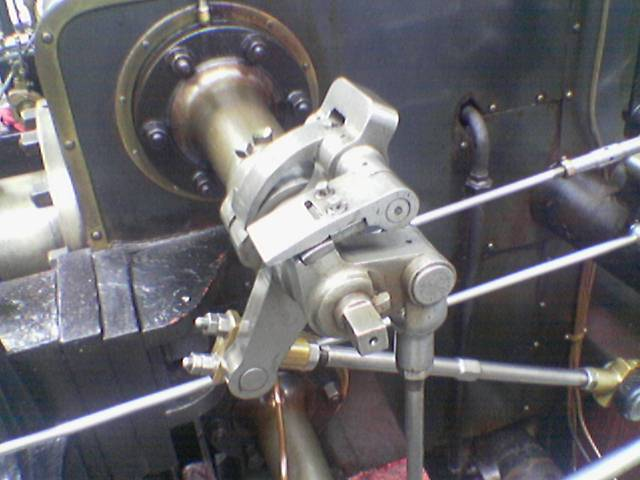
#> input picture Valve_original_wiki.png, 640 x 480 px
$ python sobelFilter.py   (older library calls are emulated)
#> lines starting #> are read from the running program, lines starting #| are printed output that depends on the picture
import cv2
import matplotlib.pyplot as plt
import numpy as np
from timeit import default_timer as timer

def sobel_filter_start():
    # read image
    image = cv2.imread("Valve_original_wiki.png", 0)
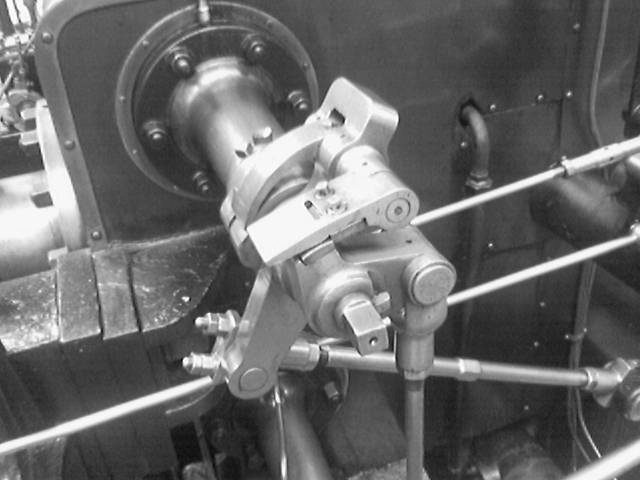
#> image: shape (480, 640); min 6, max 255, mean 105.2
    if image is None:
        print("No image available")
        return "No image available"

    #cv2 sobel filters
    start = timer()
    cv2_vertical, cv2_horizontal = cv2_sobel_filters(image)
    end = timer()
    print("cv2 Sobel Total Time: ", end - start)
    show_image(cv2_vertical, "cv2 vertical sobel")
    show_image(cv2_horizontal, "cv2 horizontal sobel")

    image = cv2.imread("Valve_original_wiki.png", 0)
    #manual sobel filters
    start = timer()
    vertical, horizontal = manual_sobel_filter(image)
    end = timer()
    print("Manual Sobel Total Time: ", end - start)
    show_image(vertical, "Manual Sobel Vertical")
    show_image(horizontal, "Manual Sobel Horizontal")

def manual_sobel_filter(image):
    #define vertical sobel filter matrix
    vertical_sobel_filter = np.array([[-1, 0, 1], [-2, 0, 2], [-1, 0, 1]])
    #define horizontal sobel filter matrix
    horizontal_sobel_filter = np.array([[1, 2, 1], [0, 0, 0], [-1, -2, -1]])

    #apply gaussian smoothing on the
    blurred_image = gaussianBlur(image)
    #apply vertical sobel mask
    sobelled_image_vertical = convolve(blurred_image, vertical_sobel_filter)
    #apply horizontal sobel mask
    sobelled_image_horizontal = convolve(blurred_image, horizontal_sobel_filter)

    return sobelled_image_vertical, sobelled_image_horizontal

def cv2_sobel_filters(image):
    sobel_vertical = cv2.Sobel(image, cv2.CV_64F, 1, 0, ksize=3)
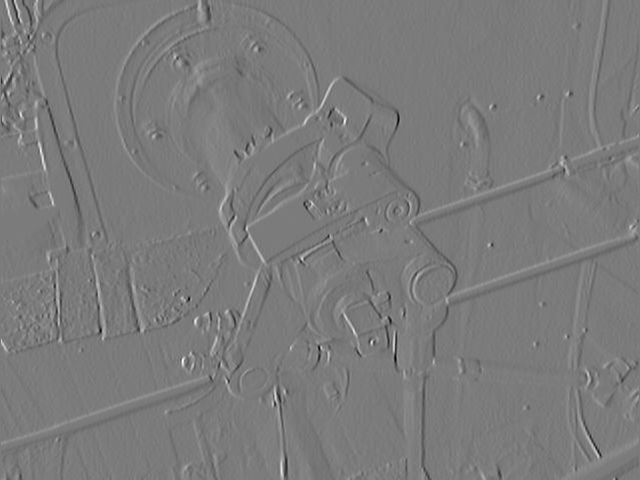
#> sobel_vertical: shape (480, 640) float64; min -818, max 870, mean -0.5; drawn with min black and max white
    sobel_horizontal = cv2.Sobel(image, cv2.CV_64F, 0, 1, ksize=3)
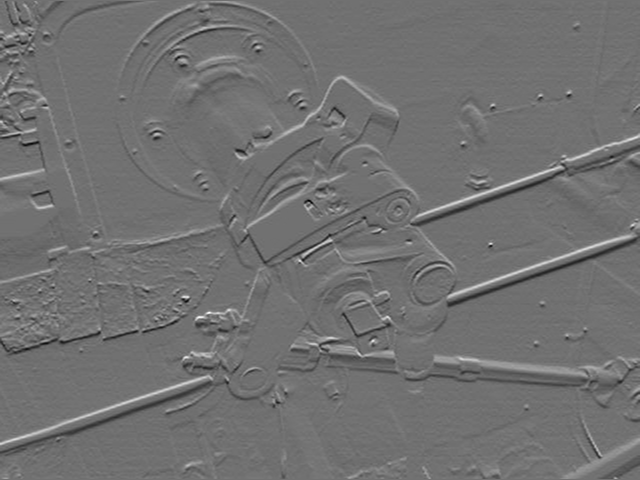
#> sobel_horizontal: shape (480, 640) float64; min -522, max 653, mean -0.1; drawn with min black and max white

    return sobel_vertical, sobel_horizontal

def gaussianBlur(image):
    #create a gaussian kernel
    kernel = get_gaussian_kernel(3)
    #apply gaussian kernel by convolution
    result = convolve(image, kernel)

    return result

def get_gaussian_kernel(size, sigma=1):
    #create a normal distrubution gaussian using the formula
    x = np.linspace(-(size - 1) / 2., (size - 1) / 2., size)
    gaussian = np.exp(-0.5 * np.square(x) / np.square(sigma))
    kernel = np.outer(gaussian, gaussian)
    result = kernel / np.sum(kernel)

    return result

def show_image(image, title):
    plt.imshow(image, cmap="gray", aspect='auto')
    plt.title(title)
    plt.show()

#convolution method to apply masks on images
def convolve(image, kernel):
    k_rows, k_cols = kernel.shape
    rows, cols = image.shape
#> rows = 480; cols = 640
    result = np.zeros(image.shape)

    vertical = (k_rows - 1)
    horizontal= (k_cols - 1)
    padding_vert = int(vertical / 2)
    padding_hort = int(horizontal / 2)

    padded_shape_vert = rows + (2 * padding_vert)
#> padded_shape_vert = 482
    padded_shape_hort = cols + (2 * padding_hort)
#> padded_shape_hort = 642
    padded = np.zeros((padded_shape_vert, padded_shape_hort))

    padded[padding_vert:padded.shape[0] - padding_vert, padding_hort:padded.shape[1] - padding_hort] = image
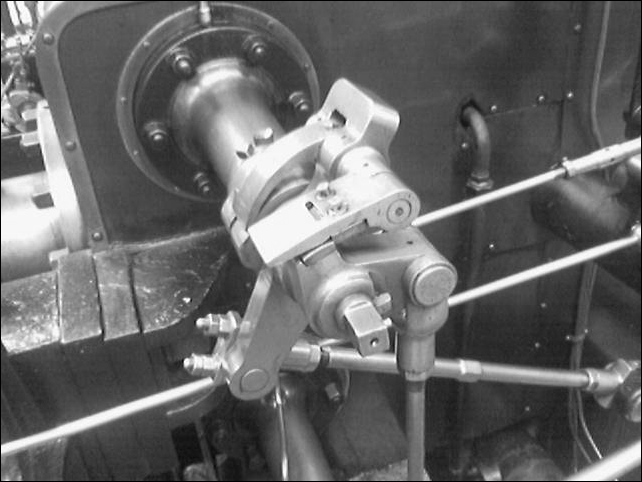
#> padded: shape (482, 642) float64; min 0, max 255, mean 104.5

    for row in range(rows):
        for col in range(cols):
            result[row, col] = np.sum(kernel * padded[row:row + k_rows, col:col + k_cols])

    return result

if __name__ == '__main__':
    sobel_filter_start()
#> after the loop in convolve (call 3), `for row in range(rows):`:
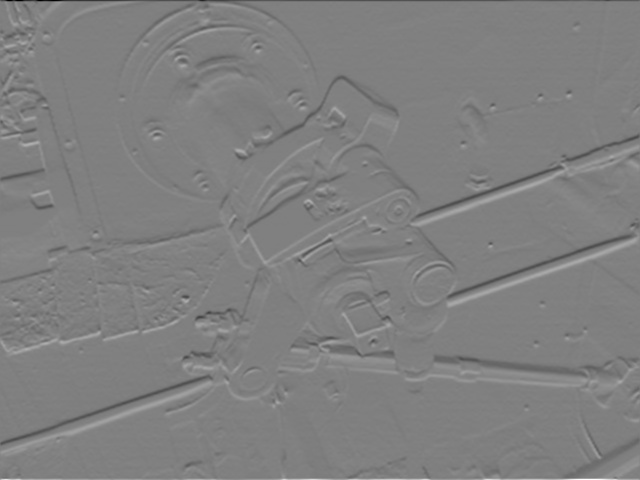
#> result: shape (480, 640) float64; min -998.2, max 988.2, mean 0; drawn with min black and max white

$ run again, with compressed_quant_5_block_8x8.jpeg saved as Valve_original_wiki.png
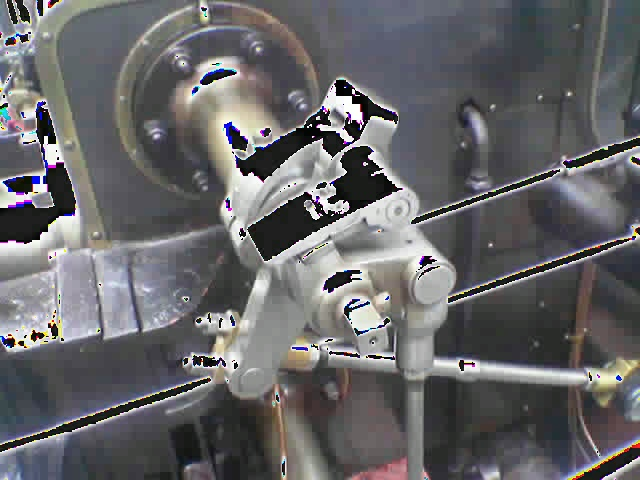
#> input picture compressed_quant_5_block_8x8.jpeg, 640 x 480 px
#> in cv2_sobel_filters, `sobel_horizontal = cv2.Sobel(image, cv2.CV_64F, 0, 1, ksize=3)`:
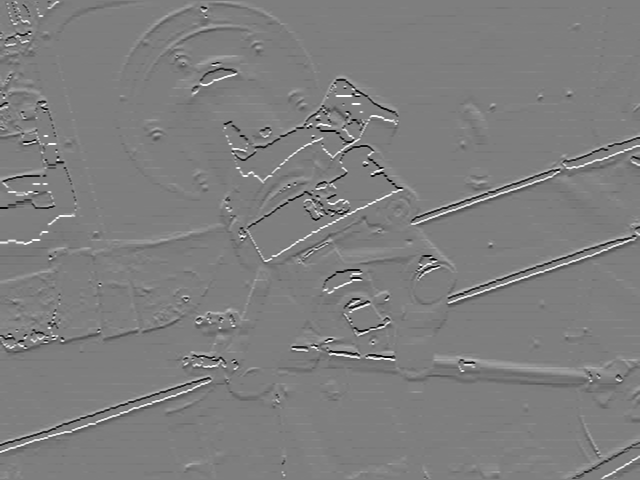
#> sobel_horizontal: shape (480, 640) float64; min -999, max 1011, mean -0.2; drawn with min black and max white
#> after the loop in convolve (call 3), `for row in range(rows):`:
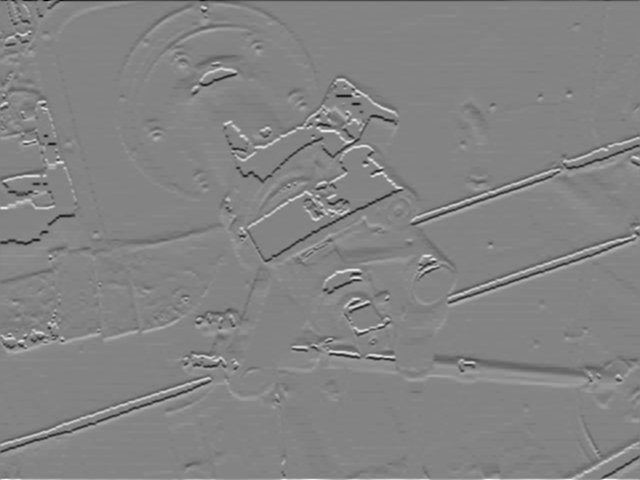
#> result: shape (480, 640) float64; min -954.3, max 890.6, mean 0.1; drawn with min black and max white
